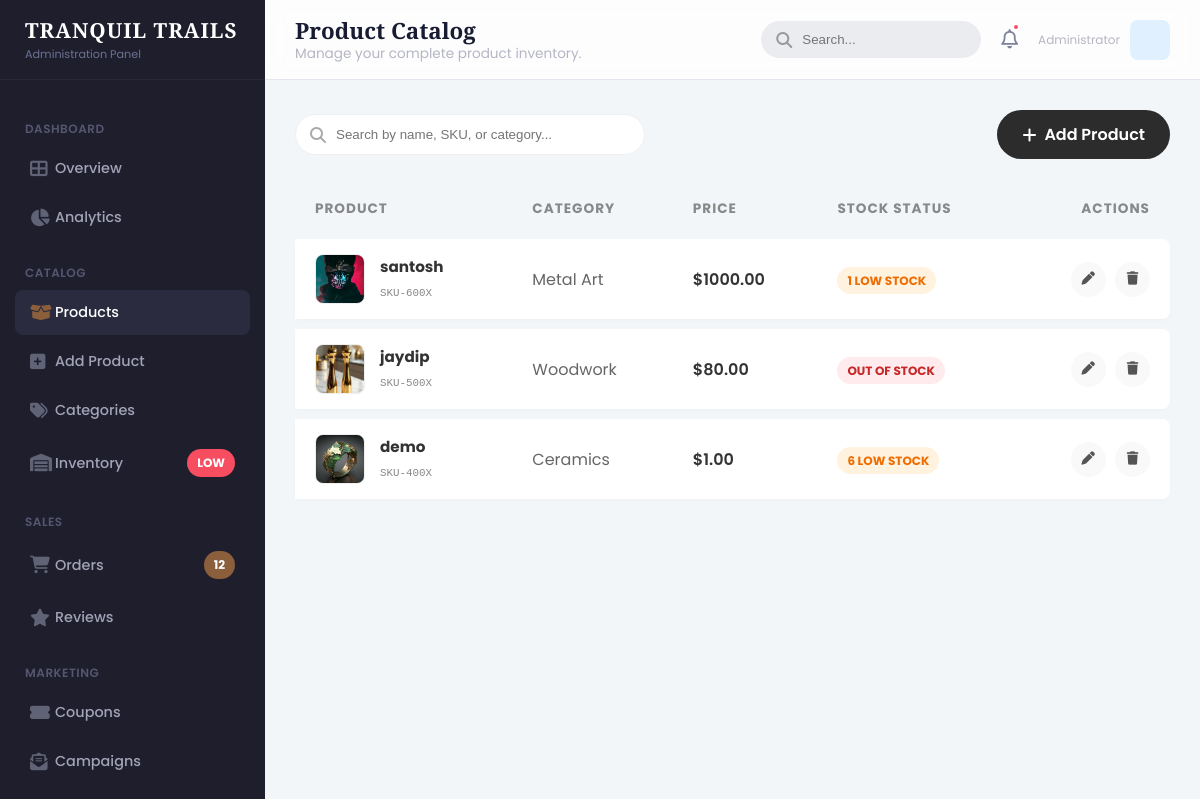
The app's page /admin-products/, older data.
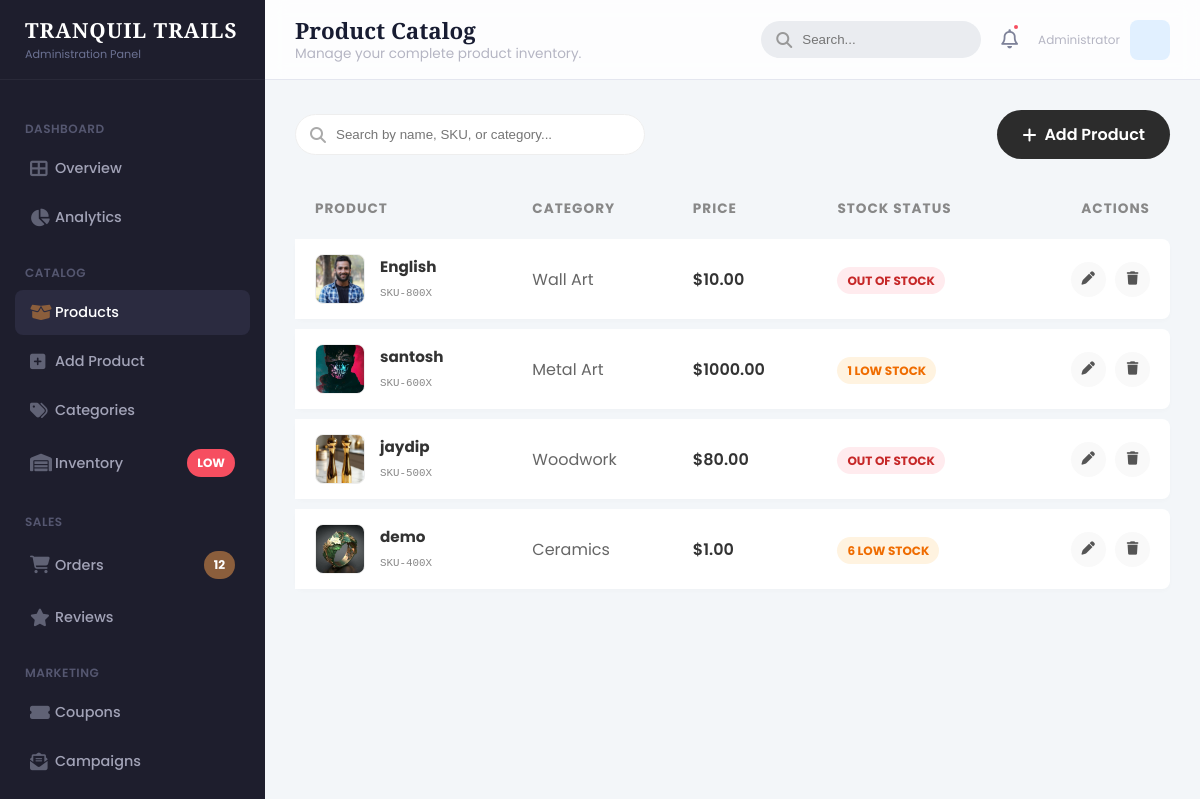
The same page, newer data.
### core/models.py (models this page shows, shortened)
class Product(models.Model):
    category = models.ForeignKey(Category, related_name='products', on_delete=models.CASCADE)
    name = models.CharField(max_length=200)
    slug = models.SlugField(unique=True)
    image = models.ImageField(upload_to='products/')
    description = models.TextField(blank=True)
    price = models.DecimalField(max_digits=10, decimal_places=2)
    stock = models.PositiveIntegerField(default=0)
    available = models.BooleanField(default=True)
    created_at = models.DateTimeField(auto_now_add=True)
    updated_at = models.DateTimeField(auto_now=True)

class Category(models.Model):
    name = models.CharField(max_length=100)
    slug = models.SlugField(unique=True)
    image = models.ImageField(upload_to='categories/', blank=True, null=True)
    class Meta:
        verbose_name_plural = "Categories"

### core/views.py (the view)
# urls.py: path('admin-products/', views.admin_products, name='admin_products'),
def admin_products(request):
    products = Product.objects.all().order_by('-id')
    return render(request, 'admin/products.html', {'products': products})

### core/templates/admin/products.html (shortened to what this page needs)
{% extends 'admin/base_admin.html' %}
{% load static %}
{% block page_title %}Product Catalog{% endblock %}
{% block page_desc %}Manage your complete product inventory.{% endblock %}
{% block content %}
<div class="fade-in-up">
    <div style="display: flex; justify-content: space-between; align-items: center; margin-bottom: 30px; flex-wrap: wrap; gap: 20px;">
        <div style="position: relative;">
            <i class="fas fa-search" style="position: absolute; left: 15px; top: 50%; transform: translateY(-50%); color: #aaa;"></i>
            <input type="text" id="productSearch" placeholder="Search by name, SKU, or category..."
                   style="padding: 12px 12px 12px 40px; border: 1px solid #eee; border-radius: 30px; width: 350px; outline: none; transition: 0.3s;"
                   onfocus="this.style.borderColor='#8b5e3c'; this.style.width='370px'"
                   onblur="this.style.borderColor='#eee'; this.style.width='350px'">
        </div>
        <a href="{% url 'admin_add_product' %}"
           style="background: #2c2c2c; color: white; padding: 12px 25px; border-radius: 30px; text-decoration: none; font-weight: 600; display: flex; align-items: center; gap: 8px; transition: 0.3s;">
            <i class="fas fa-plus"></i> Add Product
        </a>
    </div>
    <table class="modern-table">
        <thead>
            <tr>
                <th>Product</th>
                <th>Category</th>
                <th>Price</th>
                <th>Stock Status</th>
                <th style="text-align: right;">Actions</th>
            </tr>
        </thead>
        <tbody id="productTableBody">
            {% for p in products %}
            <tr class="table-row">
                <td style="display: flex; align-items: center; gap: 15px;">
                    {% if p.image %}
                        <img src="{{ p.image.url }}" class="prod-img" alt="{{ p.name }}">
                    {% else %}
                        <div class="prod-img" style="display: flex; align-items: center; justify-content: center; color: #ccc;">
                            <i class="fas fa-image"></i>
                        </div>
                    {% endif %}
                    <div>
                        <strong style="display: block; color: #333; font-size: 0.95rem;">{{ p.name }}</strong>
                        <small style="color: #888; font-family: monospace;">SKU-{{ p.id }}00X</small>
                    </div>
                </td>
                <td style="color: #666;">
                    {% if p.category %}
                        {{ p.category.name }}
                    {% else %}
                        <span style="color: #aaa; font-style: italic;">Uncategorized</span>
                    {% endif %}
                </td>
                <td style="font-weight: 600; color: #333;">${{ p.price }}</td>
                <td>
                    {% if p.stock > 10 %}
                        <span class="badge status-in">{{ p.stock }} In Stock</span>
                    {% elif p.stock > 0 %}
                        <span class="badge status-low">{{ p.stock }} Low Stock</span>
                    {% else %}
                        <span class="badge status-out">Out of Stock</span>
                    {% endif %}
                </td>
                <td style="text-align: right;">
                    <button class="action-btn" title="Edit Details">
                        <i class="fas fa-pen"></i>
                    </button>
                    <form action="{% url 'admin_delete_product' p.id %}" method="POST" onsubmit="return confirm('Are you sure you want to delete {{ p.name }}?');" style="display: inline;">
                        <button type="submit" class="action-btn btn-delete" title="Delete Product" style="margin-left: 5px;">
                            <i class="fas fa-trash"></i>
                        </button>
                    </form>
                </td>
            </tr>
            {% endfor %}
        </tbody>
    </table>
</div>
{% endblock %}

Row changes from the older to the newer data that the page shows:
added Product: image (picture), name "English", id "8", category.name "Wall Art", price "10.00", stock "OUT OF STOCK"
